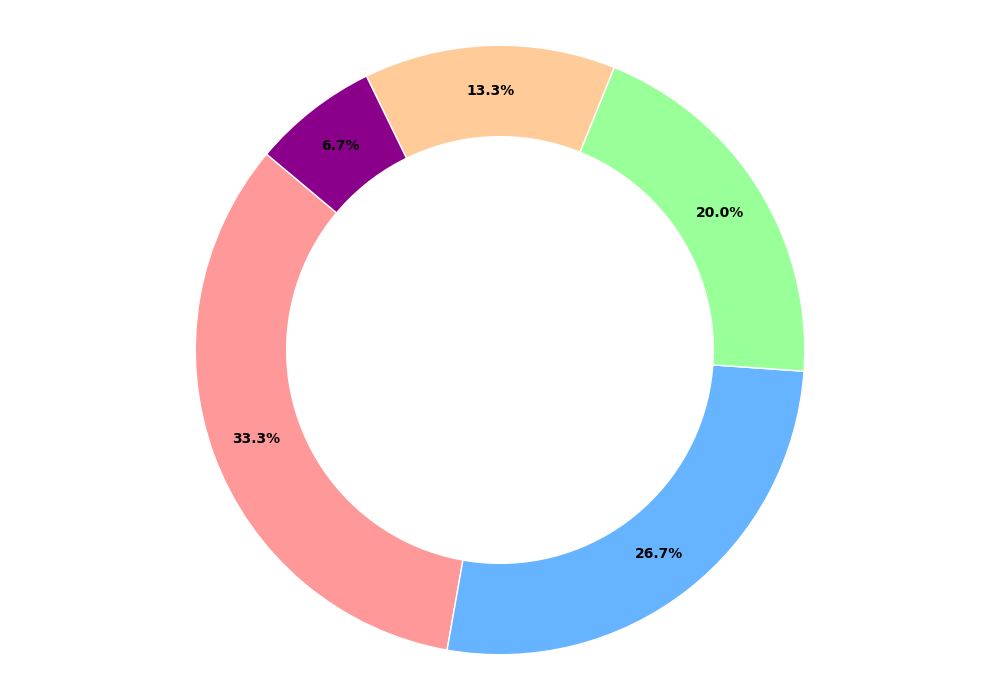

This chart was generated by the following Python code:
import matplotlib.pyplot as plt

percentages = [25, 20, 15, 10, 5]
colors = ['#FF9999', '#66B3FF', '#99FF99', '#FFCC99', '#8B008B']
explode = (0, 0, 0, 0, 0)

plt.figure(figsize=(10, 7))
wedges, texts, autotexts = plt.pie(
    percentages, colors=colors, explode=explode,
    autopct='%1.1f%%', startangle=140, pctdistance=0.85
)

for autotext in autotexts:
    autotext.set_color('black')
    autotext.set_fontsize(10)
    autotext.set_fontweight('bold')

centre_circle = plt.Circle((0, 0), 0.70, fc='white')
fig = plt.gcf()
fig.gca().add_artist(centre_circle)

plt.axis('equal')
plt.tight_layout()
plt.show()
